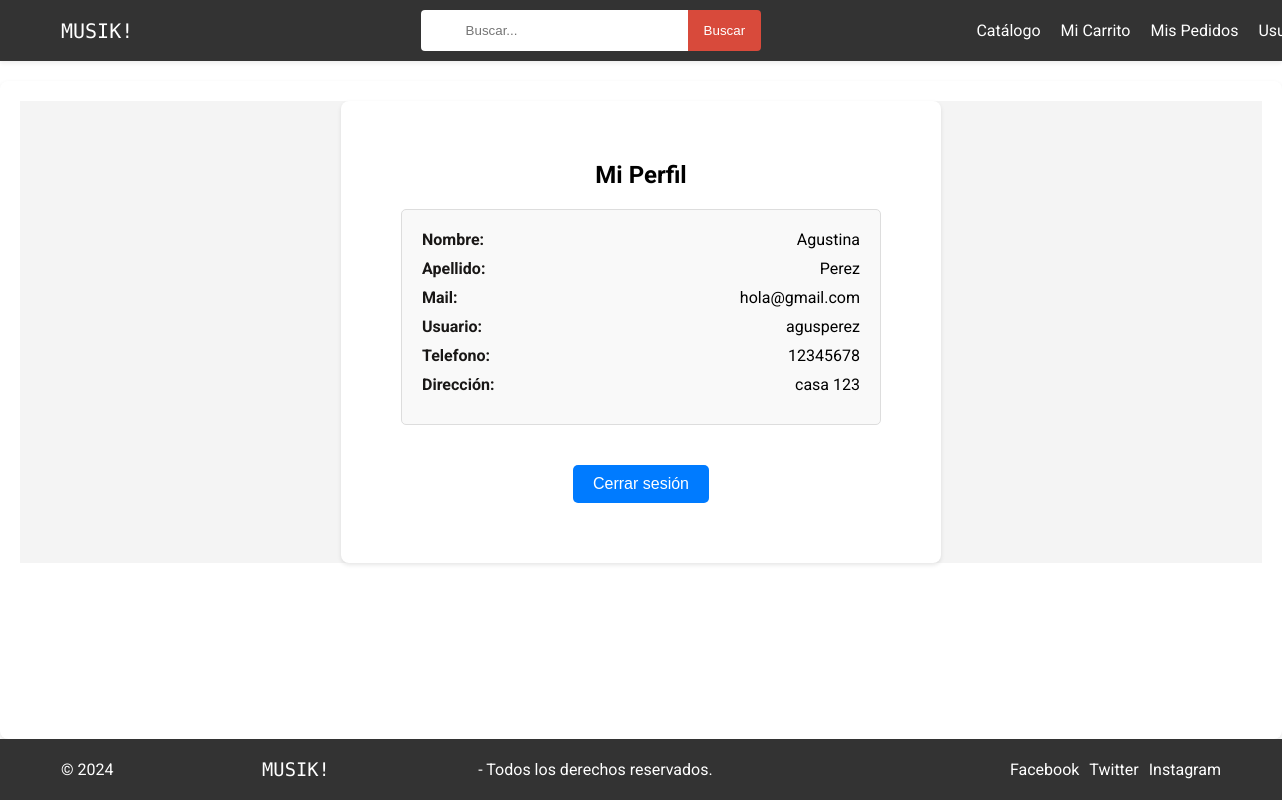
Screenshot of /usuarios/ (signed in) with the database file from the repository.
### usuarios/models.py (models this page shows, shortened)
class CustomUser(AbstractBaseUser, PermissionsMixin):
    username = models.CharField(max_length=255,unique=True)
    email = models.EmailField(unique=True)
    nombre = models.CharField(max_length=50)
    apellido = models.CharField(max_length=50)
    numero_de_telefono = models.CharField(max_length=15, blank=True, null=True)
    address = models.CharField(max_length=100, blank=True, null=True)
    is_active = models.BooleanField(default=True)
    is_staff = models.BooleanField(default=False)
    objects = CustomUserManager()
    USERNAME_FIELD = 'username'
    REQUIRED_FIELDS = ['nombre', 'apellido', 'email', 'numero_de_telefono', 'address']

### usuarios/views.py (the view)
# urls.py: path('', Home.as_view(), name = 'carrito'),
class Home(TemplateView):
    template_name = "usuarios.html"

### usuarios/templates/usuarios.html (shortened to what this page needs)
{% extends "base.html" %}
{% load static %}
{% block extra_head %}
<link rel="stylesheet" href="{% static 'css/login.css' %}">
{% endblock %}
{% block content %}
    {% if user.is_authenticated %}
        <div class="login-wrapper">
            <div class="login-container">
                <div class="authincation-content">
                    <h1 class="text-center mb-4">Mi Perfil</h1>
                    <div class="perfil-info">
                        <p ><strong>Nombre:</strong> {{ user.nombre }}</p>
                        <p><strong>Apellido:</strong> {{ user.apellido }}</p>
                        <p><strong>Mail:</strong> {{ user.email }}</p>
                        <p><strong>Usuario:</strong> {{ user.username }}</p>
                        <p><strong>Telefono:</strong> {{ user.numero_de_telefono }}</p>
                        <p><strong>Dirección:</strong> {{ user.address }}</p>
                    </div>
                    <div class="boton-cerrar-sesion">
                        <form action="{% url 'logout' %}" method="post">
                            <button type="submit" class="btn btn-primary">Cerrar sesión</button>
                        </form>
                    </div>
                </div>
            </div>
        </div>
    {% endif %}
{% endblock %}

### static/css/base.css (style rules this page uses)
* { margin: 0; padding: 0; border: 0; box-sizing: border-box; list-style: none; }
body { font-family: 'Roboto', sans-serif; margin: 0; padding: 0; display: flex; flex-direction: column; min-height: 100vh; }

### static/css/login.css (style rules this page uses)
* { margin: 0; padding: 0; border:0; box-sizing: border-box; list-style: none; }
.login-wrapper { display: flex; justify-content: center; align-items: center; min-height: 50vh; background-color: #f4f4f4; }
.login-container { background-color: #fff; padding: 60px; border-radius: 8px; box-shadow: 0 2px 4px rgba(0, 0, 0, 0.1); max-width: 600px; width: 100%; text-align: center; }
.login-container h1 { font-size: 24px; margin-bottom: 20px; }
.login-container p { margin-bottom: 10px; }
.login-container button { margin-top: 20px; padding: 10px 20px; background-color: #007bff; color: #fff; border: none; border-radius: 5px; cursor: pointer; font-size: 16px; transition: background-color 0.3s; outline: none; }
.authincation-content { display: flex; flex-direction: column; align-items: center; }
.authincation-content h1 { margin-bottom: 20px; }
.perfil-info { width: 100%; text-align: left; margin-bottom: 20px; padding: 20px; border: 1px solid #ddd; border-radius: 5px; background-color: #f9f9f9; }
.perfil-info p { margin-bottom: 10px; display: flex; justify-content: space-between; }
.perfil-info p strong { font-weight: bold; color: #191716; }
.btn-primary { background-color: #d84a3b; border: none; padding: 10px 20px; font-size: 16px; cursor: pointer; transition: background-color 0.3s, transform 0.3s, box-shadow 0.3s; width: 100%; color: #fff; }

### rows the page displays
CustomUser: nombre "Agustina", apellido "Perez", email "hola@gmail.com", username "agusperez", numero_de_telefono "12345678", address "casa 123"
